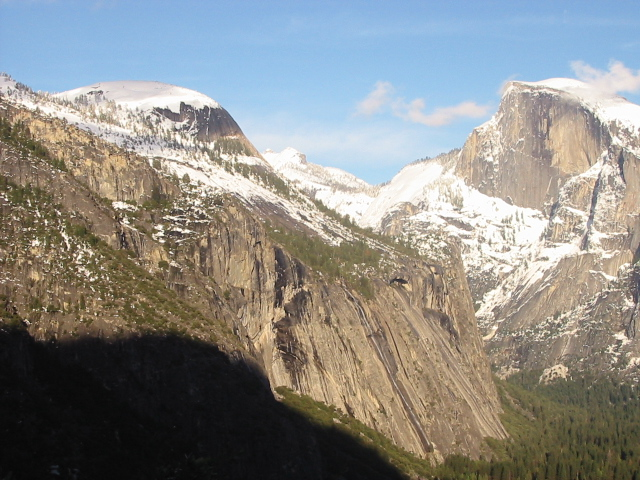
//> input picture HW6_1771046_이혜진/27p_SHIFT_Case3/input1.jpg, 640 x 480 px
$ ./SIFT-skeleton   (built with g++ and OpenCV 4, older OpenCV classes emulated)
//> lines starting //> are read from the running program, lines starting //| are printed output that depends on the picture; after the words box and inside, x2 and y2 are one past the last pixel; in counts of white or black regions, pixels touching at a corner belong together
#include <opencv2/opencv.hpp>
#include <opencv2/nonfree/nonfree.hpp>
#include <iostream>
#include <vector>
#include <cmath>

#define RATIO_THR 0.4

using namespace std;
using namespace cv;

double euclidDistance(Mat& vec1, Mat& vec2);
int nearestNeighbor(Mat& vec, vector<KeyPoint>& keypoints, Mat& descriptors);
int nearestSecondNeighbor(Mat& vec, vector<KeyPoint>& keypoints, Mat& descriptors, int first);
void findPairs(vector<KeyPoint>& keypoints1, Mat& descriptors1,
	vector<KeyPoint>& keypoints2, Mat& descriptors2,
	vector<Point2f>& srcPoints, vector<Point2f>& dstPoints, bool crossCheck, bool ratio_threshold);

int main() {

	Mat input1 = imread("input1.jpg", CV_LOAD_IMAGE_COLOR);
//> input1 is the input picture: 480 rows x 640 cols, CV_8UC3; mean B, G, R 135.4, 139.3, 139.5
	Mat input2 = imread("input2.jpg", CV_LOAD_IMAGE_COLOR);
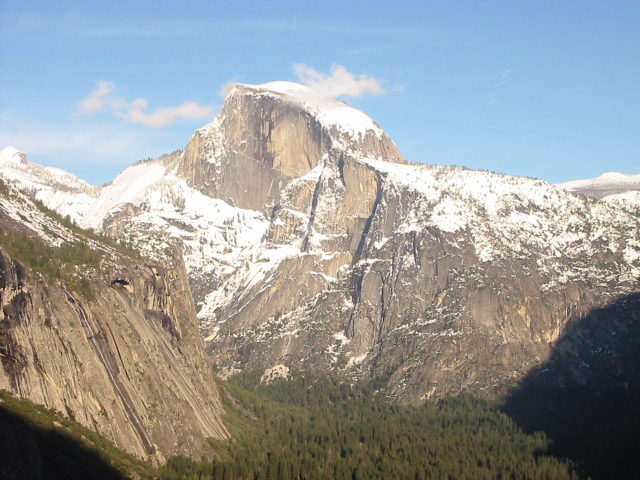
//> input picture HW6_1771046_이혜진/27p_SHIFT_Case3/input2.jpg, 640 x 480 px
//> input2 is the input picture: 480 rows x 640 cols, CV_8UC3; mean B, G, R 155.6, 155.5, 151.7
	Mat input1_gray, input2_gray;

	if (!input1.data || !input2.data)
	{
		std::cout << "Could not open" << std::endl;
		return -1;
	}

	//resize(input1, input1, Size(input1.cols / 2, input1.rows / 2));
	//resize(input2, input2, Size(input2.cols / 2, input2.rows / 2));

	cvtColor(input1, input1_gray, CV_RGB2GRAY);
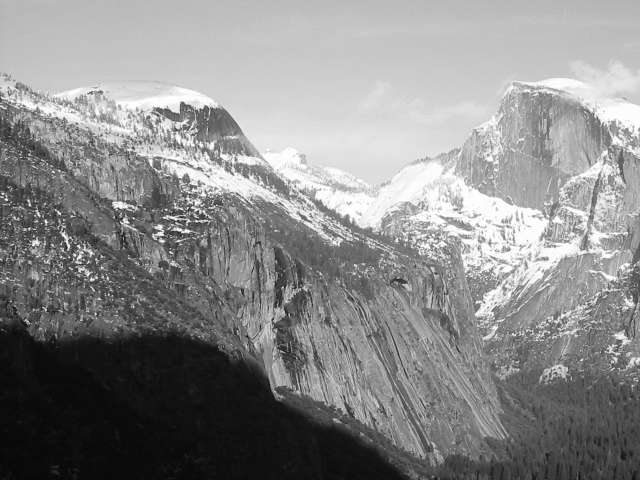
//> input1_gray: 480 rows x 640 cols, CV_8UC1; min 6, max 255, mean 138.2
	cvtColor(input2, input2_gray, CV_RGB2GRAY);
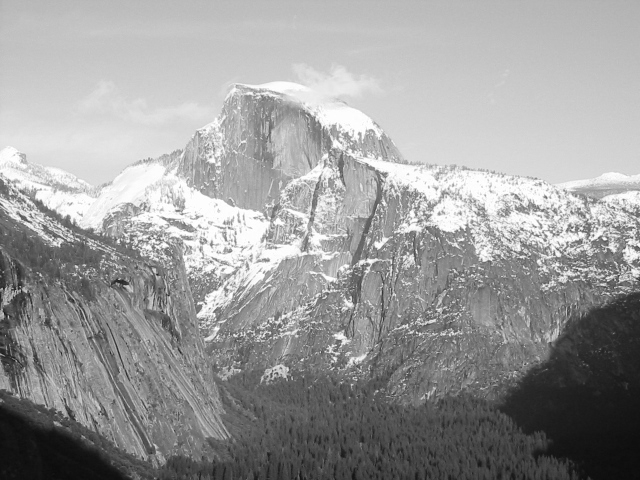
//> input2_gray: 480 rows x 640 cols, CV_8UC1; min 11, max 255, mean 155.1

	FeatureDetector* detector = new SiftFeatureDetector(
		0,		// nFeatures
		4,		// nOctaveLayers
		0.04,	// contrastThreshold
		10,		// edgeThreshold
		1.6		// sigma
	);

	DescriptorExtractor* extractor = new SiftDescriptorExtractor();

	// Create a image for displaying mathing keypoints
	Size size = input2.size();
//> size = Size(640, 480)
	Size sz = Size(size.width + input1_gray.size().width, max(size.height, input1_gray.size().height));
//> sz = Size(1280, 480)
	Mat matchingImage = Mat::zeros(sz, CV_8UC3);

	input1.copyTo(matchingImage(Rect(size.width, 0, input1_gray.size().width, input1_gray.size().height)));
	input2.copyTo(matchingImage(Rect(0, 0, size.width, size.height)));

	// Compute keypoints and descriptor from the source image in advance
	vector<KeyPoint> keypoints1;
	Mat descriptors1;

	detector->detect(input1_gray, keypoints1);
//> keypoints1 = 2866 keypoints; strongest (x, y, size): (6, 199, 1.9), (78, 246, 2.1), (74, 255, 2), (46, 222, 2.3)
	extractor->compute(input1_gray, keypoints1, descriptors1);
	printf("input1 : %d keypoints are found.\n", (int)keypoints1.size());
//| input1 : 2866 keypoints are found.

	vector<KeyPoint> keypoints2;
	Mat descriptors2;

	// Detect keypoints
	detector->detect(input2_gray, keypoints2);
//> keypoints2 = 2623 keypoints; strongest (x, y, size): (604, 239, 2.3), (545, 197, 2.3), (573, 230, 1.9), (118, 241, 2.3)
	extractor->compute(input2_gray, keypoints2, descriptors2);

	printf("input2 : %zd keypoints are found.\n", keypoints2.size());
//| input2 : 2623 keypoints are found.

	for (int i = 0; i < keypoints1.size(); i++) {
		KeyPoint kp = keypoints1[i];
		kp.pt.x += size.width;
		circle(matchingImage, kp.pt, cvRound(kp.size*0.25), Scalar(255, 255, 0), 1, 8, 0);
	}
//> this loop made 2866 passes
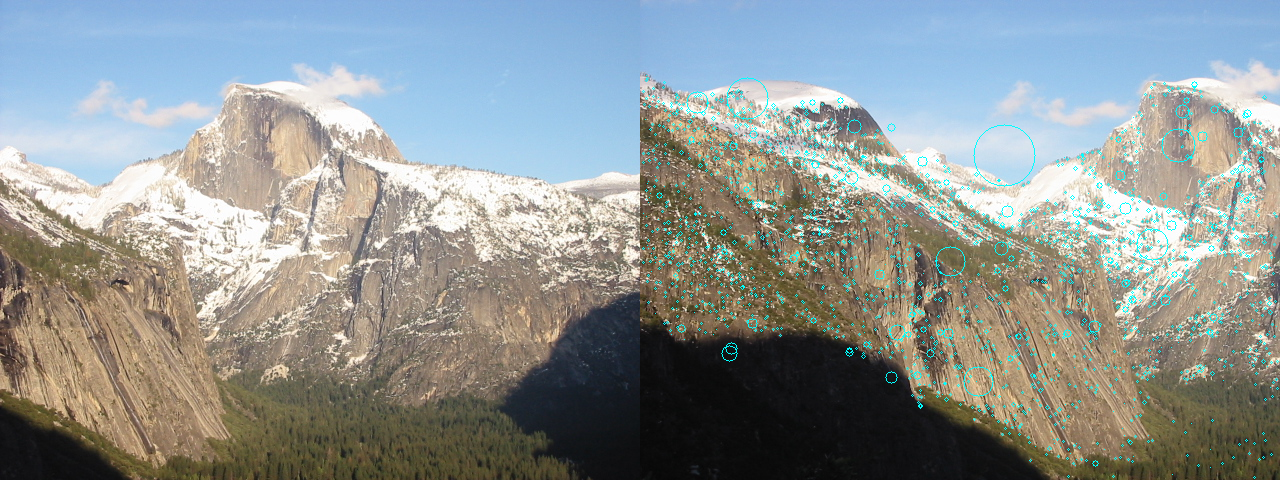
//> matchingImage: 480 rows x 1280 cols, CV_8UC3; mean B, G, R 147.4, 149, 142.9

	for (int i = 0; i < keypoints2.size(); i++) {
		KeyPoint kp = keypoints2[i];
		circle(matchingImage, kp.pt, cvRound(kp.size*0.25), Scalar(255, 255, 0), 1, 8, 0);
	}
//> this loop made 2623 passes
//> kp on passes 1 to 3: keypoint at (2.6, 351.2), size 3.3, keypoint at (2.6, 351.2), size 3.3, keypoint at (3.1, 387.6), size 1.9
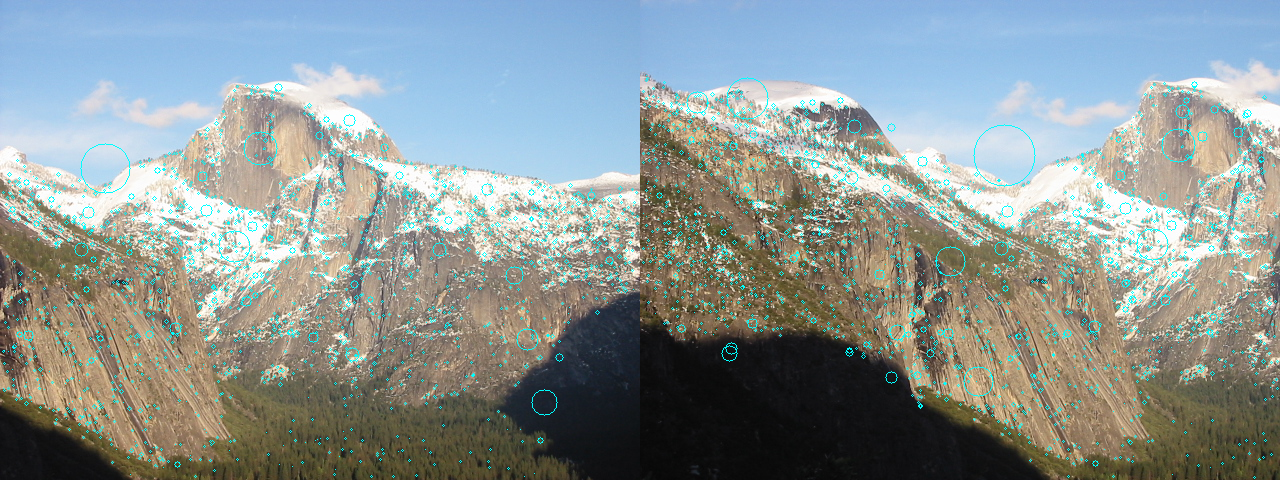
//> matchingImage: 480 rows x 1280 cols, CV_8UC3; 1.42% of pixels changed, all inside (x1, y1, x2, y2) = (2, 83, 639, 478)

	// Find nearest neighbor pairs
	vector<Point2f> srcPoints1;
	vector<Point2f> dstPoints1;
	vector<Point2f> srcPoints2;
	vector<Point2f> dstPoints2;
	bool crossCheck = true;
	bool ratio_threshold = true;
	findPairs(keypoints1, descriptors1, keypoints2, descriptors2, srcPoints1, dstPoints1, crossCheck, ratio_threshold); // I1->I2
//> the loop in findPairs, `for (int i = 0; i < descriptors1.rows; i++)` made 2866 passes
//> (pt1, nn, nn2, d1, d2) on passes 1 to 11: (keypoint at (2.7, 90.7), size 2.8, 395, 2325, 347.4, 365.1), (keypoint at (3, 153), size 2.2, 1005, 17, 407.8, 444.2), (keypoint at (3.4, 247.9), size 2.6, 1816, 2199, 415.2, 435.3), (keypoint at (3.4, 212.8), size 1.8, 2362, 1085, 400.6, 440.5), (keypoint at (3.4, 162), size 2.3, 1985, 1, 374.8, 438.4), (keypoint at (3.4, 262.3), size 3.2, 395, 9, 401.8, 419.1), (keypoint at (4.3, 104.4), size 2.7, 1210, 1065, 444, 464.1), (keypoint at (4.3, 104.4), size 2.7, 1629, 2320, 417.7, 432.2), (keypoint at (4.6, 118.9), size 1.9, 466, 809, 458.5, 465.3), (keypoint at (5.8, 216.2), size 1.8, 327, 1507, 435.6, 446.3), (keypoint at (5.9, 75.2), size 1.8, 1463, 1507, 433, 468.7)
//> (pt1, nn, nn2) on pass 83: (keypoint at (23, 86.5), size 2.4, 3, 2496)
	findPairs(keypoints2, descriptors2, keypoints1, descriptors1, srcPoints2, dstPoints2, crossCheck, ratio_threshold); // I2->I1
	printf("%zd keypoints are matched.\n", srcPoints1.size()+srcPoints2.size());
//| 33 keypoints are matched.

	// Draw line between nearest neighbor pairs
	for (int i = 0; i < (int)srcPoints1.size(); ++i) {
		Point2f pt1 = srcPoints1[i];
		Point2f pt2 = dstPoints1[i];
		Point2f from = pt1;
		Point2f to = Point(size.width + pt2.x, pt2.y);
		line(matchingImage, from, to, Scalar(0, 0, 255));
	}
//> this loop made 17 passes
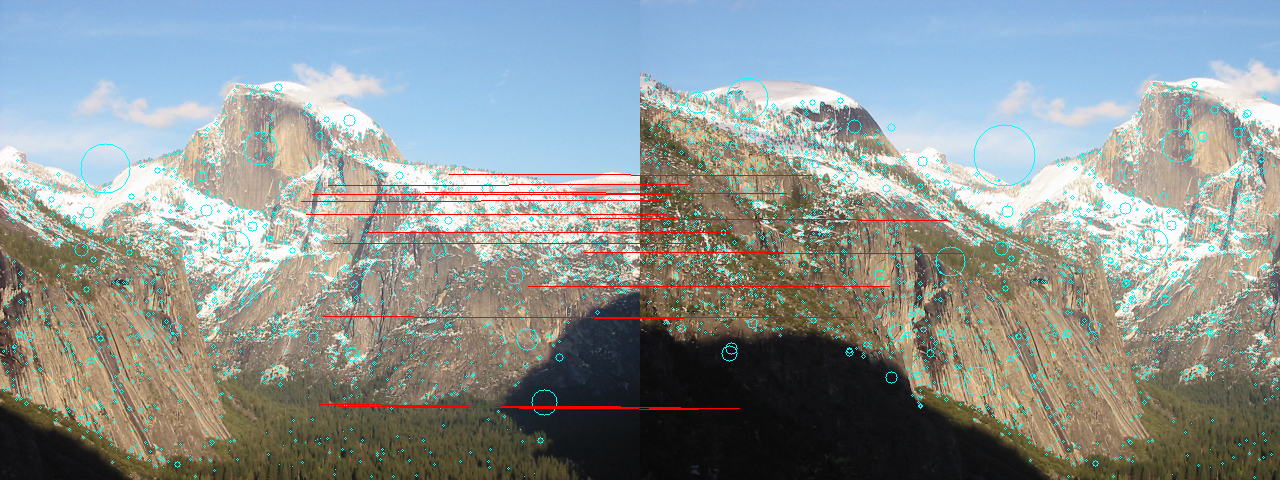
//> matchingImage: 480 rows x 1280 cols, CV_8UC3; 0.92% of pixels changed, all inside (x1, y1, x2, y2) = (301, 174, 964, 410)

	for (int i = 0; i < (int)srcPoints2.size(); ++i) {
		Point2f pt1 = srcPoints2[i];
		Point2f pt2 = dstPoints2[i];
		Point2f from = pt1;
		Point2f to = Point(size.width + pt2.x, pt2.y);
		line(matchingImage, from, to, Scalar(0, 0, 255));
	}
//> this loop made 16 passes
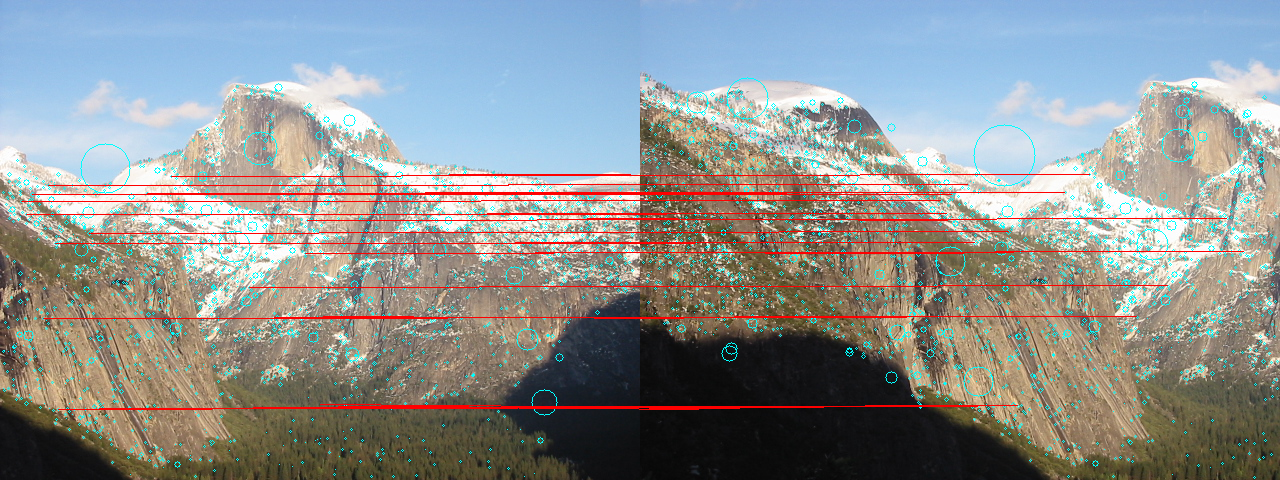
//> matchingImage: 480 rows x 1280 cols, CV_8UC3; 1.6% of pixels changed, all inside (x1, y1, x2, y2) = (21, 174, 1244, 410)

	// Display mathing image
	namedWindow("Matching");
	imshow("Matching", matchingImage);

	waitKey(0);

	return 0;
}

/**
* Calculate euclid distance
*/
double euclidDistance(Mat& vec1, Mat& vec2) {
	double sum = 0.0;
	int dim = vec1.cols;
	for (int i = 0; i < 1; i++)
		for (int j = 0; j< dim; j++)
		{
			uchar * a = vec1.ptr(i);
			uchar * b = vec2.ptr(i);
			sum += (a[j] - b[j]) *(a[j] - b[j]);
		}

	return sqrt(sum);
}

/**
* Find the index of nearest neighbor point from keypoints.
*/
int nearestNeighbor(Mat& vec, vector<KeyPoint>& keypoints, Mat& descriptors) {
	int neighbor = -1;
	double minDist = 1e6;

	for (int i = 0; i < descriptors.rows; i++) {
		Mat v = descriptors.row(i);		// each row of descriptor
		//	Fill the code
		KeyPoint pt = keypoints[i];
		double d = euclidDistance(vec, v);
		if (d < minDist) {
			minDist = d;
			neighbor = i;
		}
	}

	return neighbor;
}

/**
* Find the index of nearest neighbor point from keypoints.
*/
int nearestSecondNeighbor(Mat& vec, vector<KeyPoint>& keypoints, Mat& descriptors, int first) {
	int neighbor = -1;
	double minDist = 1e6;

	for (int i = 0; i < descriptors.rows; i++) {
		if (i != first) { // No check nearest neighbor
			Mat v = descriptors.row(i);		// each row of descriptor
											//	Fill the code
			KeyPoint pt = keypoints[i];
			double d = euclidDistance(vec, v);
			if (d < minDist) {
				minDist = d;
				neighbor = i;
			}
		}
	}

	return neighbor;
}

/**
* Find pairs of points with the smallest distace between them
*/
void findPairs(vector<KeyPoint>& keypoints1, Mat& descriptors1,
	vector<KeyPoint>& keypoints2, Mat& descriptors2,
	vector<Point2f>& srcPoints, vector<Point2f>& dstPoints, bool crossCheck, bool ratio_threshold) {
	for (int i = 0; i < descriptors1.rows; i++) {
		KeyPoint pt1 = keypoints1[i];
		Mat desc1 = descriptors1.row(i);

		int nn = nearestNeighbor(desc1, keypoints2, descriptors2);

		// Refine matching points using ratio_based thresholding
		if (ratio_threshold) {
			//	Fill the code
			int nn2 = nearestSecondNeighbor(desc1, keypoints2, descriptors2, nn);
			double d1 = euclidDistance(desc1, descriptors2.row(nn));
			double d2 = euclidDistance(desc1, descriptors2.row(nn2));
			if ((d1 / d2) >= RATIO_THR) { // ratio_based thresholding
				continue; // No use this points
			}
		}

		// Refine matching points using cross-checking
		if (crossCheck) {
			//	Fill the code
			KeyPoint pt = keypoints2[nn];
			Mat desc = descriptors2.row(nn);
			int n = nearestNeighbor(desc, keypoints1, descriptors1);
			if (i != n) { // cross-checking
				continue; // Not use this points
			}
		}
		if (nn >= 0) {
			KeyPoint pt2 = keypoints2[nn];
			srcPoints.push_back(pt1.pt);
			dstPoints.push_back(pt2.pt);
		}
	}
}
